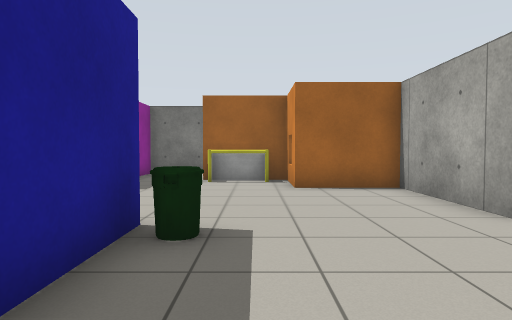
[1] (above)

19 first-person views from a walk through a world built for the Gazebo simulator. The camera is 0.94 m above the floor, tilts 2° down and sees 75° across. The floor is counted in squares, 1 m on a side. Each view is taken from the middle of a square. On the plan, view 1 faces up. The plan holds only what a view shows up to about 12 squares ahead; the rest is blank. Robots are left out. Simple patterns stand in for the simulator's built-in surfaces. Surface patterns are stand-ins for the level's own textures.

[2]
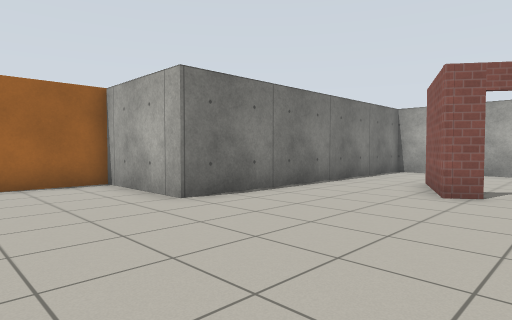

[3]
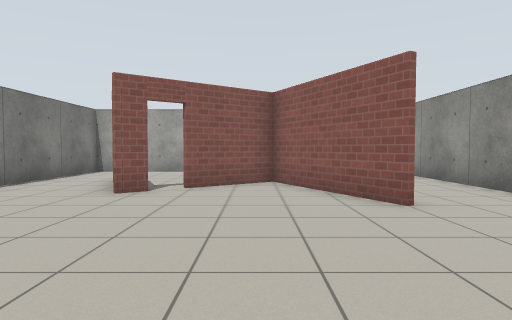

[4]
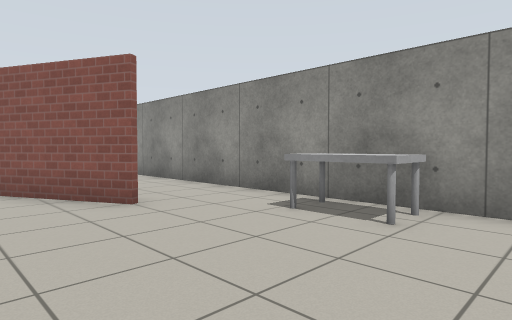

[5]
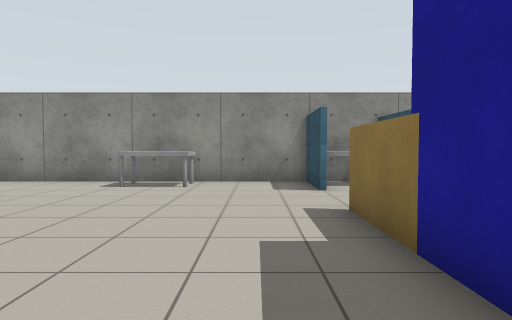

[6]
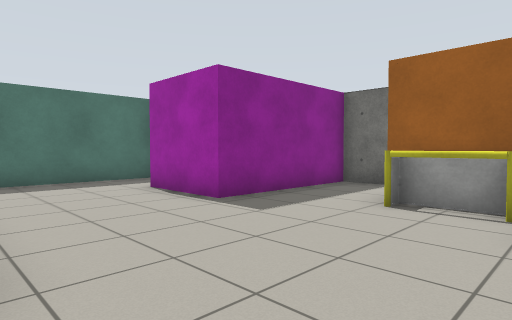

[7]
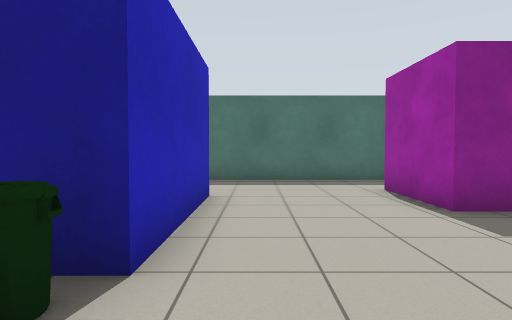

[8]
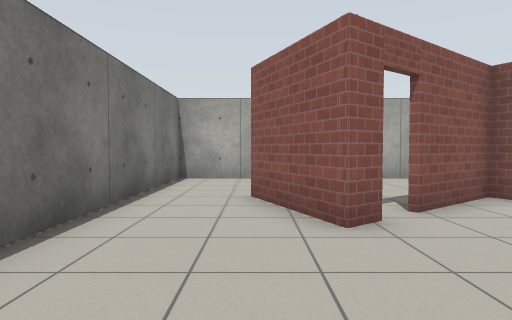

[9]
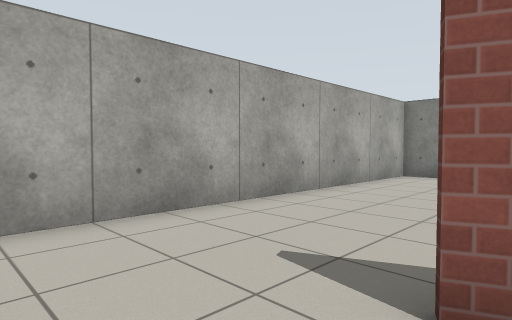

[10]
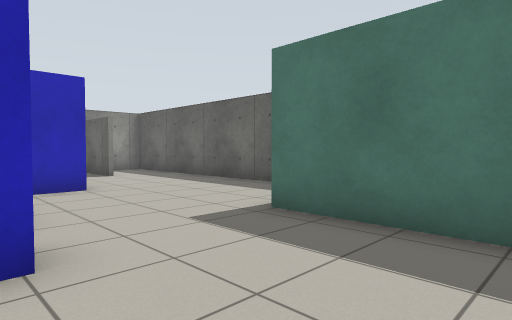

[11]
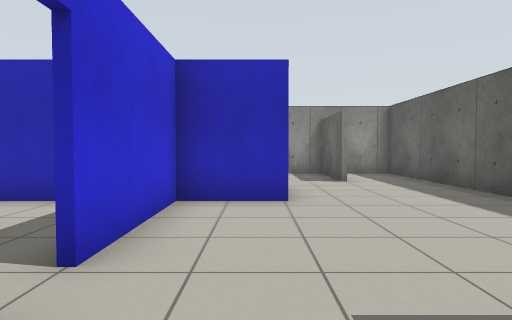

[12]
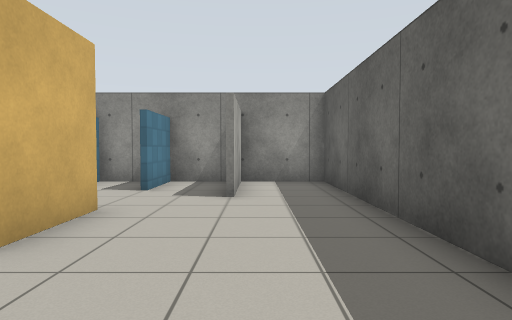

[13]
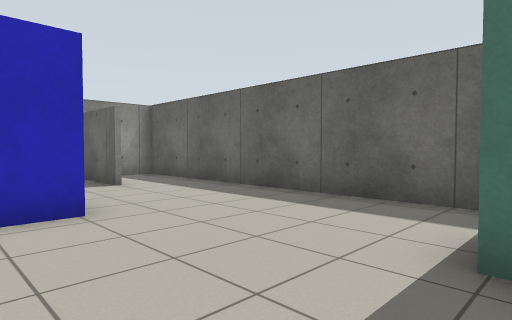

[14]
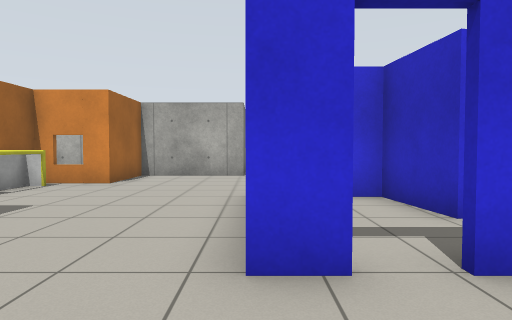

[15]
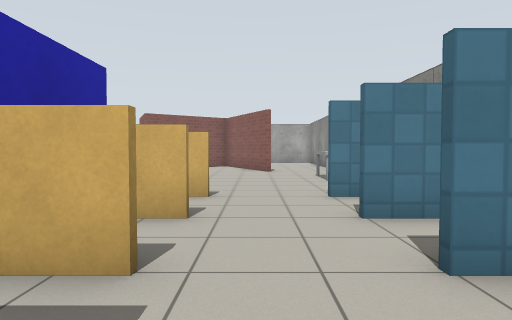

[16]
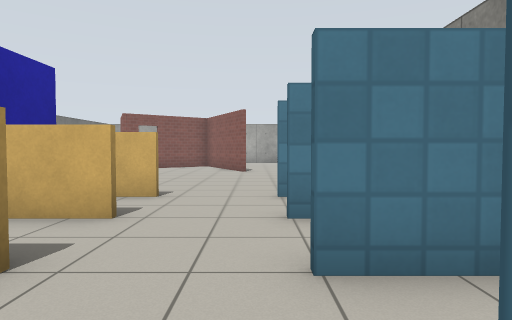

[17]
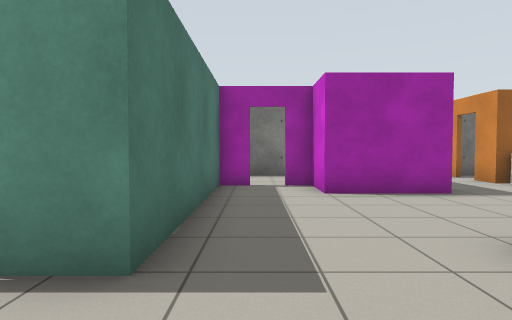

[18]
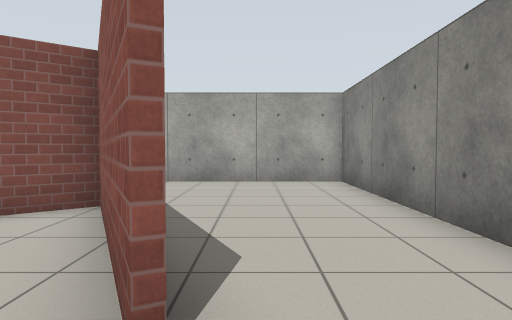

[19]
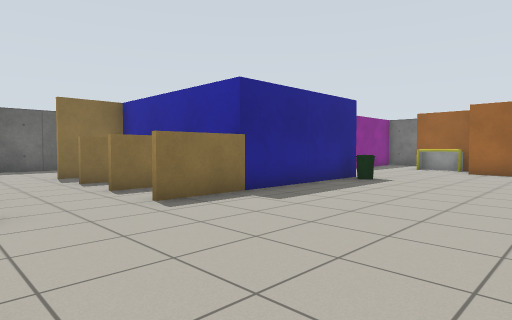

### Floor plan
Ten units are one square. View 1 is at (0, 0); x grows to the right and y downward. Boxes are objects, and circles mark ways between rooms. Rooms are numbered by the first view taken in them; rooms with no view inside come last. Other rooms are left out.
<svg viewBox="-124 -129 263 209">
<path fill="none" stroke="#000" d="M73 -3 69 -9 96 -21M-14 11 -49 11M54 45 94 25 78 3M-16 31 -16 22M-34 20 -34 31M-36 31 -36 16M-15 74 134 74 134 -44 34 -44 34 -79 9 -79 9 -99 -16 -99 -16 -109M-54 22 -54 31M-56 -33 -56 -41 -14 -41 -14 31M-36 74 -20 74M-26 -124 -39 -124 -39 -79 -66 -79 -66 -94 -72 -94M-81 -94 -89 -94 -89 -44M-76 31 -76 9 -56 9 -56 -25M-94 44 -94 70M-119 -29 -119 74 -95 74M-89 -44 -89 -34 -100 -34M-96 70 -96 44M-92 74 -76 74 -76 54M-56 31 -56 20M-49 11 -74 11 -74 31M-67 74 -56 74 -56 54M-36 -13 -16 -16 -16 -21M-35 9 -24 9"/>
<rect x="-35" y="55" width="20" height="20" fill="#bbb"><title>other object</title></rect>
<rect x="-15" y="-45" width="10" height="20" fill="#bbb"><title>bin</title></rect>
<rect x="-15" y="-95" width="10" height="10" fill="#bbb"><title>cup</title></rect>
<rect x="15" y="55" width="20" height="20" fill="#bbb"><title>table</title></rect>
<circle cx="-55" cy="-30" r="3" fill="#2a7"/>
<circle cx="-75" cy="-35" r="3" fill="#2a7"/>
<circle cx="-50" cy="45" r="3" fill="#2a7"/>
<circle cx="-25" cy="-30" r="3" fill="#2a7"/>
<circle cx="-70" cy="45" r="3" fill="#2a7"/>
<circle cx="-40" cy="-10" r="3" fill="#2a7"/>
<text x="30" y="0">1</text>
<text x="-90" y="10">2</text>
<text x="-60" y="40">3</text>
<text x="-30" y="-20">4</text>
<text x="-30" y="0">5</text>
</svg>
Room 1 opens to room 2. Room 1 opens to room 3. Room 1 opens to room 4. Room 2 opens to room 3. Room 4 opens to room 5.

Where each view was taken, in squares from view 1:
view 1: 0 up, 0 right, facing up
view 2: 1 down, 0 right, facing up-right
view 3: 2 down, 0 right, facing right
view 4: 2 down, 0 right, facing down-right
view 5: 2 up, 0 right, facing down
view 6: 4 up, 1 right, facing up-left
view 7: 5 up, 1 right, facing left
view 8: 2 up, 3 right, facing right
view 9: 4 up, 9 right, facing down-right
view 10: 7 up, 5 left, facing down-left
view 11: 5 up, 7 left, facing down
view 12: 2 up, 10 left, facing down
view 13: 4 up, 6 left, facing down-left
view 14: 4 up, 8 left, facing right
view 15: 4 down, 8 left, facing right
view 16: 5 down, 8 left, facing right
view 17: 1 up, 8 left, facing up
view 18: 5 down, 4 right, facing right
view 19: 6 down, 4 right, facing up-left
